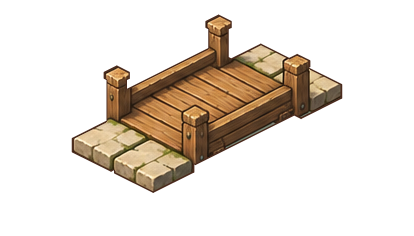
#> input picture art/source/ba-dan-true/canal-bridge.png, 414 x 236 px, given in place of canal-bridge.webp, which was not available
$ python ba-dan-bridge-front.py
#> lines starting #> are read from the running program, lines starting #| are printed output that depends on the picture
"""Build the near-bank occlusion layer for the Ba Dan bridge.

The original packed bridge remains the deck/back layer.  This mask copies the
near-side half into a second transparent WebP so a walker can render between
the deck and its front rail.  Pillow is only a build-time art helper; it is not
part of the shipped application.

The cut is a line in the texture's own proportions, so it holds for any pixel
size the bridge ships at (the restyle ships it nearest-upscaled, and a
lossless file keeps the pixel grain the deck has).

    python scripts/art/ba-dan-bridge-front.py
"""

from pathlib import Path

from PIL import Image


ROOT = Path("public/art/maps/ba-dan-scene")
SOURCE = ROOT / "canal-bridge.webp"
OUTPUT = ROOT / "canal-bridge-front.webp"

# The cut was measured on the 512 x 323 bridge: y - 0.5 x >= 55 there.
REFERENCE = (512, 323)
CUT = 55


def main() -> None:
    source = Image.open(SOURCE).convert("RGBA")
#> source is the input picture: PIL image 414x236 RGBA; mean R, G, B, A 36.5, 27.1, 17.7, 58.6
    front = Image.new("RGBA", source.size, (0, 0, 0, 0))
#> front: PIL image 414x236 RGBA; every value is 0
    source_pixels = source.load()
    front_pixels = front.load()
    sx = REFERENCE[0] / source.width
#> sx = 1.24
    sy = REFERENCE[1] / source.height
#> sy = 1.37
    for y in range(source.height):
        for x in range(source.width):
            # The near bank runs down/right from the deck's long axis. Keep
            # that bank above the walker while the original sprite supplies
            # the deck, far rail and back stones beneath it.
            if y * sy - 0.5 * x * sx >= CUT:
                front_pixels[x, y] = source_pixels[x, y]
    front.save(OUTPUT, format="WEBP", lossless=True, exact=True, method=6)
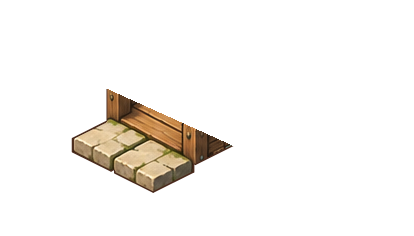
#> saved as canal-bridge-front.webp: PIL image 414x236 RGBA; mean R, G, B, A 14.4, 11.4, 7.9, 21.6; transparent parts drawn white


if __name__ == "__main__":
    main()

$ run again, with art/source/ba-dan-true/notice-board.png copied over art/source/ba-dan-true/canal-bridge.png
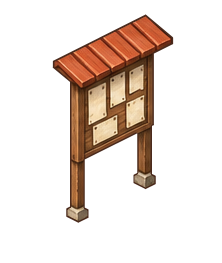
#> input picture art/source/ba-dan-true/notice-board.png, 222 x 263 px, given in place of canal-bridge.webp, which was not available
#> in main, source is the input picture: PIL image 222x263 RGBA; mean R, G, B, A 36.2, 23, 15.3, 52.9
#> front: PIL image 222x263 RGBA; every value is 0
#> in main, `front.save(OUTPUT, format="WEBP", lossless=True, exact=True, method=6)`:
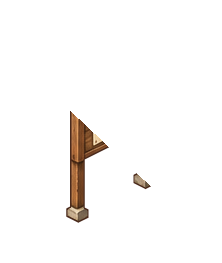
#> saved as canal-bridge-front.webp: PIL image 222x263 RGBA; mean R, G, B, A 6.3, 4.1, 2.6, 9.5; transparent parts drawn white
